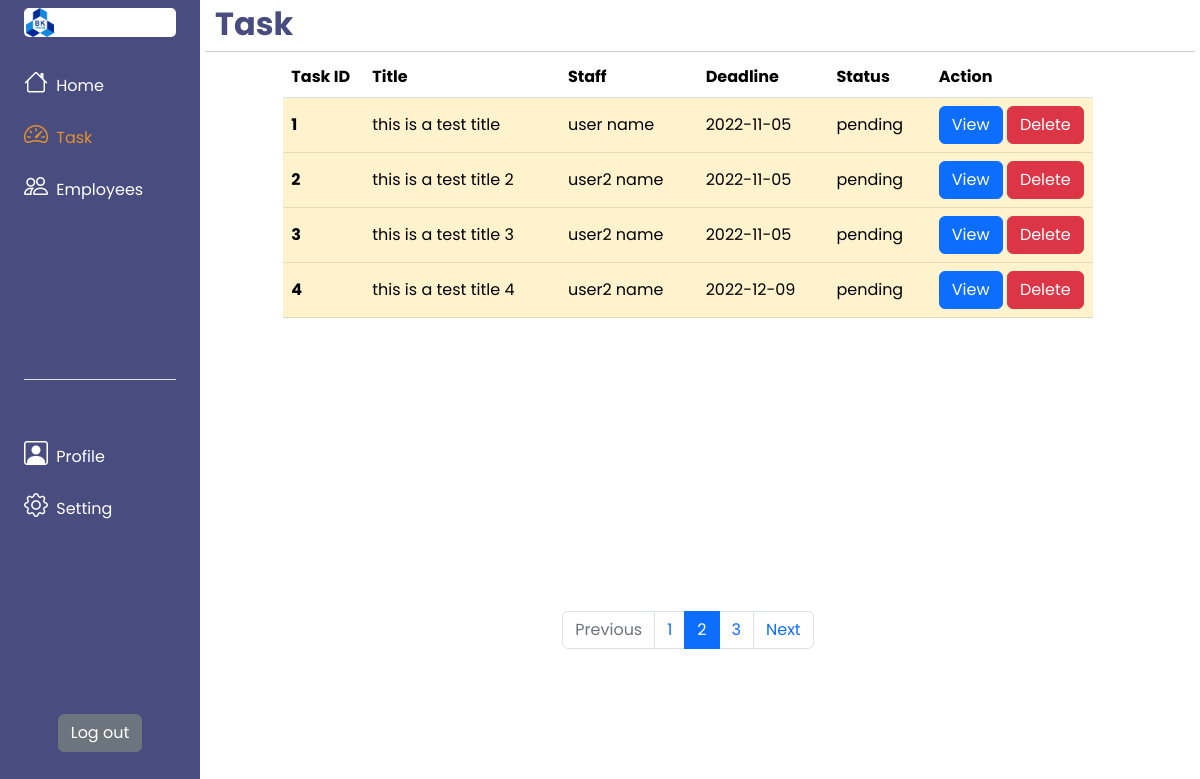
Page /pages/task.php on the earlier database version.
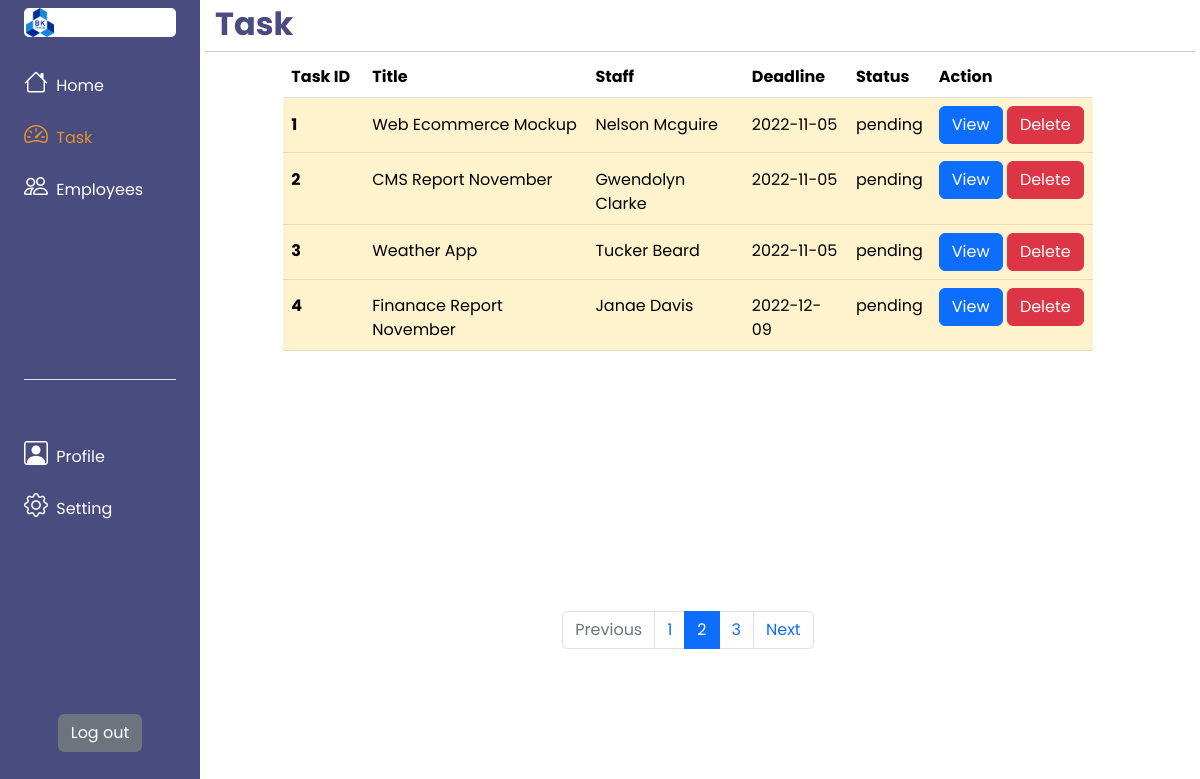
Same page on the later database version.
### tables this page shows
create table task(
	id int auto_increment,
    title varchar(50),
    description varchar(100),
    staff_id int,
    start_date date,
    deadline date,
    status varchar(10),
    dep varchar(5),
    primary key (id),
    foreign key (staff_id) references user(id)
);

create table user (
	id int auto_increment,
    fullname varchar(30),
    gender varchar (6),
    phone varchar(10),
    username varchar(30) unique,
    password varchar(30),
    role varchar(10),
    dep varchar(5),
    primary key (id)
);

### utils/task/taskSupport.php (called while the page is built, shortened)
<?php
include "./../utils/dbConnect.php";
$updateTaskStatusQuery = "UPDATE task
                        SET status = 'overdue'
                        WHERE status = 'pending'
                        AND deadline <= CURDATE() - INTERVAL 1 DAY";
mysqli_query($conn, $updateTaskStatusQuery);
function getAllTask()
{
    global $conn;
    $query = '';
    if (isset($_SESSION) && $_SESSION['user_role'] == 'manager') {
        $query = "SELECT * FROM task WHERE dep='{$_SESSION['user_dep']}' ORDER BY deadline";
    } else if (isset($_SESSION) && $_SESSION['user_role'] == 'employee') {
        $query = "SELECT * FROM task WHERE dep='{$_SESSION['user_dep']}' AND staff_id={$_SESSION['user_id']} ORDER BY deadline";
    } else {
        $query = " SELECT * FROM task ORDER BY deadline";
    }
    $result = mysqli_query($conn, $query);
    $tasks = [];
    while ($row = mysqli_fetch_assoc($result)) {
        array_push($tasks, $row);
    }
    return $tasks;
}
function getTaskRowColor($status)
{
    if ($status == 'pending') return 'warning';
    else if ($status == 'overdue') return 'danger';
    else if ($status == 'finished') return 'success';
}
function getUserById($id)
{
    global $conn;
    $query = " SELECT * FROM user WHERE id = $id";
    $result = mysqli_query($conn, $query);
    $user = mysqli_fetch_assoc($result);
    return $user;
}

### pages/task.php (the view, shortened to what the changed rows need)
<?php
include "./../utils/task/taskSupport.php";
?>
<!DOCTYPE html>
<html lang="en">
<head>
    <link href="https://cdn.jsdelivr.net/npm/bootstrap@5.2.2/dist/css/bootstrap.min.css" rel="stylesheet" />
    <link rel="stylesheet" href="https://cdn.jsdelivr.net/npm/bootstrap-icons@1.9.1/font/bootstrap-icons.css">
</head>
<body>
    <div class="container-fluid">
        <div class="row flex-nowrap">
            <div class="col-auto col-10 p-0">
                <div class="page-title">
                    <h2>Task</h2>
                </div>
                <div class="page-content">
                    <div class="row justify-content-center w-100">
                        <div id="task-list" class="col-10 col-auto">
                            <table class="table">
                                <thead>
                                    <tr>
                                        <th scope="col">Task ID</th>
                                        <th scope="col">Title</th>
                                        <th scope="col">Staff</th>
                                        <th scope="col">Deadline</th>
                                        <th scope="col">Status</th>
                                        <th scope="col">Action</th>
                                    </tr>
                                </thead>
                                <tbody>
                                    <?php
                                    $tasks = getAllTask();
                                    foreach ($tasks as $task) {
                                        $row_color = getTaskRowColor($task['status']);
                                        $fileLinksHTML = "";
                                        $task_user = getUserById($task['staff_id']);
                                        $delete_button = $_SESSION['user_role'] != 'employee' ? "<a class='btn btn-danger' href='http://localhost/web-assignment/utils/task/taskHandling.php?action=delete&id={$task['id']}'>Delete</a>" : "";
                                        $activeSubmitBtn = $task['status'] == 'pending' ? '' : 'disabled';
                                        $submit_button = $_SESSION['user_role'] == 'employee' ? "<button type='button' class='btn btn-light {$activeSubmitBtn}' data-bs-toggle='modal' data-bs-target='#submitTaskModal{$task['id']}'>Submit</button>" : "";
                                        $fileSubmitLinksHTML = "";
                                        $submitTaskHTML = $task['status'] == 'finished' ? "
                                        <hr>
                                        <div><p>SUBMISSION:</p></div>
                                        <div>Description: {$submitTask['description']}</div>
                                        <div>Files: </div>
                                        <div>{$fileSubmitLinksHTML}</div>
                                        " : "";
                                        echo "
                                        <tr class='table-{$row_color}'>
                                        <th scope='row' class='task-id'>{$task['id']}</th>
                                        <td>{$task['title']}</td>
                                        <td>{$task_user['fullname']}</td>
                                        <td>{$task['deadline']}</td>
                                        <td>{$task['status']}</td>
                                        <td class='view-task'>
                                            <button type='button' class='btn btn-primary' data-bs-toggle='modal' data-bs-target='#viewTaskModal{$task['id']}'>
                                                View
                                            </button>
                                            {$delete_button}
                                            {$submit_button}
                                        </td>
                                            <div class='modal fade' id='viewTaskModal{$task['id']}' tabindex='-1' aria-labelledby='viewTaskModalLabel' aria-hidden='true'>
                                                            <h1 class='modal-title fs-5' id='viewTaskModalLabel'>
                                                                {$task['title']}</h1>
                                                            <div>Task ID : <span> {$task['id']} </span></div>
                                                                {$task['description']}
                                                            <div>Employee : <span> {$task_user['fullname']} </span></div>
                                                            <div>Start Date : <span> {$task['start_date']} </span></div>
                                                            <div>Due Date : <span> {$task['deadline']} </span></div>
                                                            <div class='m-0 p-0'>{$fileLinksHTML}</div>
                                                            {$submitTaskHTML}
                                            </div>
                                            <div class='modal fade' id='submitTaskModal{$task['id']}' tabindex='-1' aria-labelledby='submitTaskModalLabel' aria-hidden='true'>
                                                            <h1 class='modal-title fs-5' id='submitTaskModalLabel'>
                                                                {$task['title']}</h1>
                                                        <form action='./../utils/task/taskHandling.php?action=submit&id={$task['id']}' method='POST' enctype='multipart/form-data'>
                                                        </form>
                                            </div>
                                        ";
                                    }
                                    ?>
                                </tbody>
                            </table>
                        </div>
                    </div>
                </div>
            </div>
        </div>
    </div>
</body>

Differences in the rows shown:
changed task id 1: title "this is a test title" → "Web Ecommerce Mockup"; staff.fullname "user name" → "Nelson Mcguire"
changed task id 2: title "this is a test title 2" → "CMS Report November"; staff.fullname "user2 name" → "Gwendolyn Clarke"
changed task id 3: title "this is a test title 3" → "Weather App"; staff.fullname "user2 name" → "Tucker Beard"
changed task id 4: title "this is a test title 4" → "Finanace Report November"; staff.fullname "user2 name" → "Janae Davis"
